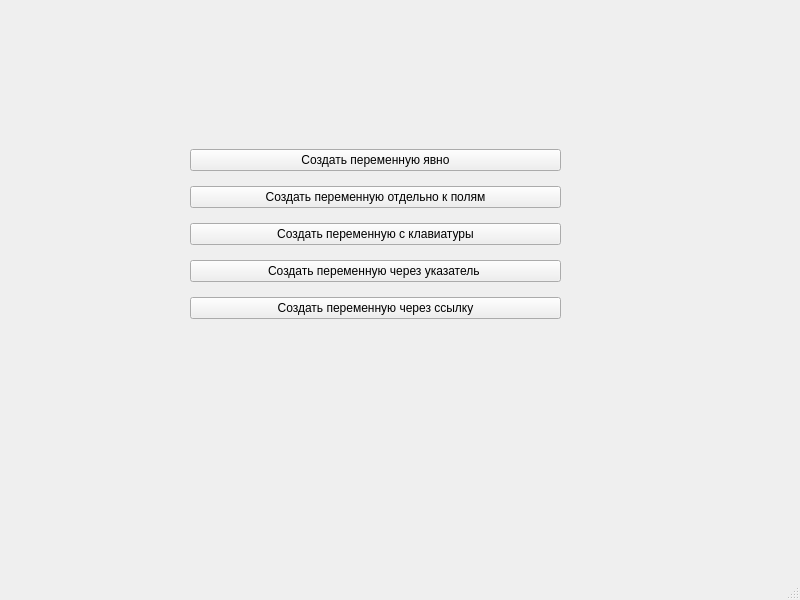
<?xml version="1.0" encoding="UTF-8"?>
<ui version="4.0">
 <class>MainWindow</class>
 <widget class="QMainWindow" name="MainWindow">
  <property name="geometry">
   <rect>
    <x>0</x>
    <y>0</y>
    <width>800</width>
    <height>600</height>
   </rect>
  </property>
  <property name="windowTitle">
   <string>MainWindow</string>
  </property>
  <widget class="QWidget" name="centralwidget">
   <widget class="QWidget" name="">
    <property name="geometry">
     <rect>
      <x>190</x>
      <y>140</y>
      <width>371</width>
      <height>191</height>
     </rect>
    </property>
    <layout class="QVBoxLayout" name="verticalLayout">
     <item>
      <widget class="QPushButton" name="pushButton">
       <property name="text">
        <string>Создать переменную явно</string>
       </property>
      </widget>
     </item>
     <item>
      <widget class="QPushButton" name="pushButton_2">
       <property name="text">
        <string>Создать переменную отдельно к полям</string>
       </property>
      </widget>
     </item>
     <item>
      <widget class="QPushButton" name="keyboardButton">
       <property name="text">
        <string>Создать переменную с клавиатуры</string>
       </property>
      </widget>
     </item>
     <item>
      <widget class="QPushButton" name="pushButton_3">
       <property name="text">
        <string>Создать переменную через указатель </string>
       </property>
      </widget>
     </item>
     <item>
      <widget class="QPushButton" name="pushButton_4">
       <property name="text">
        <string>Создать переменную через ссылку</string>
       </property>
      </widget>
     </item>
    </layout>
   </widget>
  </widget>
  <widget class="QMenuBar" name="menubar">
   <property name="geometry">
    <rect>
     <x>0</x>
     <y>0</y>
     <width>800</width>
     <height>23</height>
    </rect>
   </property>
  </widget>
  <widget class="QStatusBar" name="statusbar"/>
 </widget>
 <resources/>
 <connections/>
</ui>
